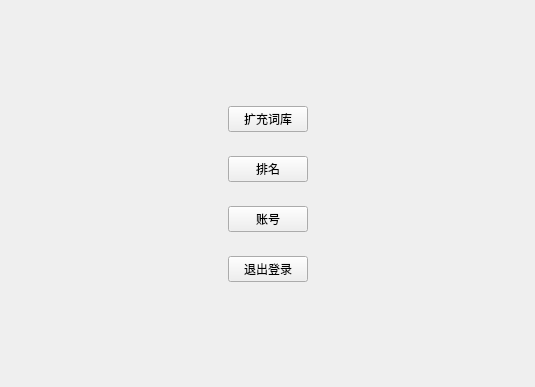
<?xml version="1.0" encoding="UTF-8"?>
<ui version="4.0">
 <class>MakerWindow</class>
 <widget class="QWidget" name="MakerWindow">
  <property name="geometry">
   <rect>
    <x>0</x>
    <y>0</y>
    <width>535</width>
    <height>387</height>
   </rect>
  </property>
  <property name="windowTitle">
   <string>Form</string>
  </property>
  <layout class="QVBoxLayout" name="verticalLayout">
   <item>
    <spacer name="verticalSpacer">
     <property name="orientation">
      <enum>Qt::Vertical</enum>
     </property>
     <property name="sizeHint" stdset="0">
      <size>
       <width>20</width>
       <height>40</height>
      </size>
     </property>
    </spacer>
   </item>
   <item>
    <widget class="QWidget" name="widget" native="true">
     <layout class="QHBoxLayout" name="horizontalLayout">
      <item>
       <spacer name="horizontalSpacer">
        <property name="orientation">
         <enum>Qt::Horizontal</enum>
        </property>
        <property name="sizeHint" stdset="0">
         <size>
          <width>40</width>
          <height>20</height>
         </size>
        </property>
       </spacer>
      </item>
      <item>
       <widget class="QPushButton" name="addBtn">
        <property name="text">
         <string>扩充词库</string>
        </property>
       </widget>
      </item>
      <item>
       <spacer name="horizontalSpacer_2">
        <property name="orientation">
         <enum>Qt::Horizontal</enum>
        </property>
        <property name="sizeHint" stdset="0">
         <size>
          <width>40</width>
          <height>20</height>
         </size>
        </property>
       </spacer>
      </item>
     </layout>
    </widget>
   </item>
   <item>
    <widget class="QWidget" name="widget_3" native="true">
     <layout class="QHBoxLayout" name="horizontalLayout_3">
      <item>
       <spacer name="horizontalSpacer_5">
        <property name="orientation">
         <enum>Qt::Horizontal</enum>
        </property>
        <property name="sizeHint" stdset="0">
         <size>
          <width>40</width>
          <height>20</height>
         </size>
        </property>
       </spacer>
      </item>
      <item>
       <widget class="QPushButton" name="rankBtn">
        <property name="text">
         <string>排名</string>
        </property>
       </widget>
      </item>
      <item>
       <spacer name="horizontalSpacer_6">
        <property name="orientation">
         <enum>Qt::Horizontal</enum>
        </property>
        <property name="sizeHint" stdset="0">
         <size>
          <width>40</width>
          <height>20</height>
         </size>
        </property>
       </spacer>
      </item>
     </layout>
    </widget>
   </item>
   <item>
    <widget class="QWidget" name="widget_2" native="true">
     <layout class="QHBoxLayout" name="horizontalLayout_2">
      <item>
       <spacer name="horizontalSpacer_3">
        <property name="orientation">
         <enum>Qt::Horizontal</enum>
        </property>
        <property name="sizeHint" stdset="0">
         <size>
          <width>40</width>
          <height>20</height>
         </size>
        </property>
       </spacer>
      </item>
      <item>
       <widget class="QPushButton" name="accountBtn">
        <property name="text">
         <string>账号</string>
        </property>
       </widget>
      </item>
      <item>
       <spacer name="horizontalSpacer_4">
        <property name="orientation">
         <enum>Qt::Horizontal</enum>
        </property>
        <property name="sizeHint" stdset="0">
         <size>
          <width>40</width>
          <height>20</height>
         </size>
        </property>
       </spacer>
      </item>
     </layout>
    </widget>
   </item>
   <item>
    <widget class="QWidget" name="widget_4" native="true">
     <layout class="QHBoxLayout" name="horizontalLayout_4">
      <item>
       <spacer name="horizontalSpacer_7">
        <property name="orientation">
         <enum>Qt::Horizontal</enum>
        </property>
        <property name="sizeHint" stdset="0">
         <size>
          <width>40</width>
          <height>20</height>
         </size>
        </property>
       </spacer>
      </item>
      <item>
       <widget class="QPushButton" name="loginBtn">
        <property name="text">
         <string>退出登录</string>
        </property>
       </widget>
      </item>
      <item>
       <spacer name="horizontalSpacer_8">
        <property name="orientation">
         <enum>Qt::Horizontal</enum>
        </property>
        <property name="sizeHint" stdset="0">
         <size>
          <width>40</width>
          <height>20</height>
         </size>
        </property>
       </spacer>
      </item>
     </layout>
    </widget>
   </item>
   <item>
    <spacer name="verticalSpacer_2">
     <property name="orientation">
      <enum>Qt::Vertical</enum>
     </property>
     <property name="sizeHint" stdset="0">
      <size>
       <width>20</width>
       <height>40</height>
      </size>
     </property>
    </spacer>
   </item>
  </layout>
 </widget>
 <resources/>
 <connections/>
</ui>
